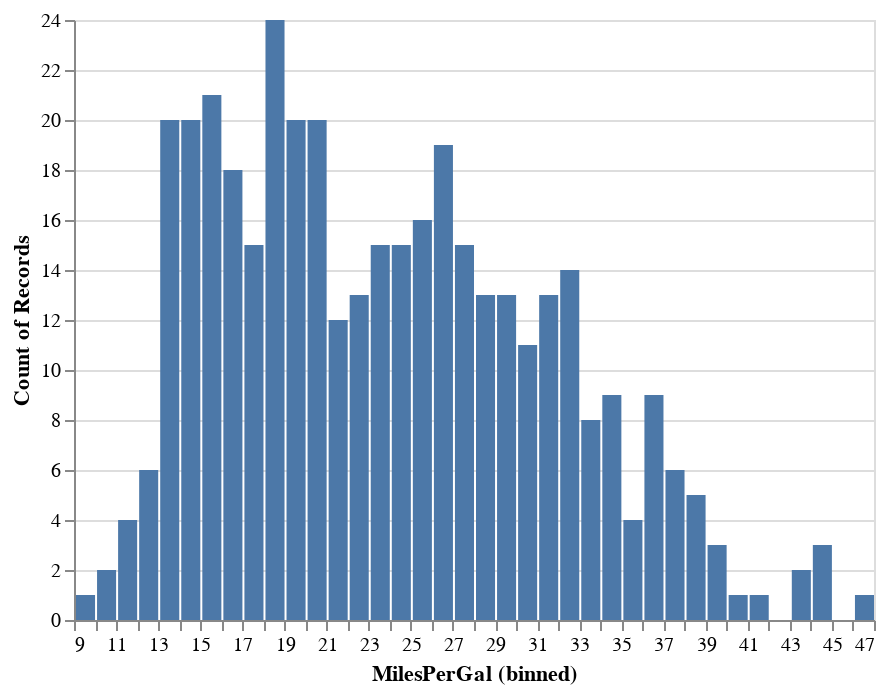

This figure's notebook cell:
### Code cell
# Test Example Histogram
dobj = DataObj(dataset,[Column("MilesPerGal")])
dobj.display()

### Figure 1 — Vega-Lite specification as saved in the notebook (floating-point values rounded to 4 significant figures; data arrays with more than 128 entries replaced by an {"elided": "..."} marker saying what was removed)
{"$schema": "https://vega.github.io/schema/vega-lite/v3.4.0.json", "config": {"mark": {"tooltip": {"content": "encoding"}}, "view": {"height": 300, "width": 400}}, "data": {"name": "data-72fe08951b86c7df8ecf6ef5a2b30a0a"}, "datasets": {"data-72fe08951b86c7df8ecf6ef5a2b30a0a": {"elided": "392 records"}}, "encoding": {"x": {"bin": {"maxbins": 50}, "field": "MilesPerGal", "type": "quantitative"}, "y": {"aggregate": "count", "type": "quantitative"}}, "mark": "bar"}
